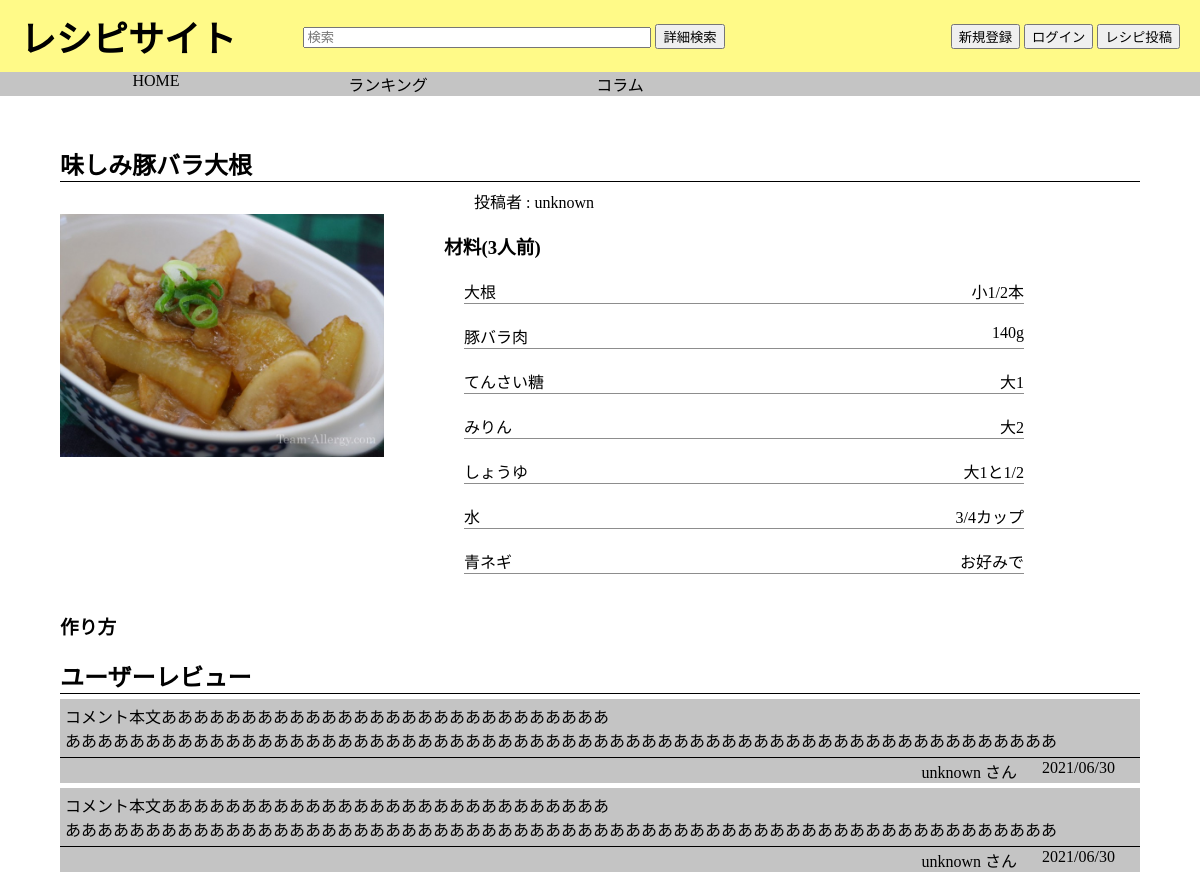
The app's page /recipe.php?recipe_id=2 with its own data.
### tables this page shows
CREATE TABLE `recipes` (
  `recipe_id` int(11) NOT NULL,
  `recipe_name` varchar(100) NOT NULL,
  `recipe_image` varchar(200) DEFAULT NULL,
  `user_id` int(11) NOT NULL,
  `number_of_materials` int(11) NOT NULL,
  `created_at` datetime NOT NULL DEFAULT CURRENT_TIMESTAMP,
  `updated_at` datetime NOT NULL DEFAULT CURRENT_TIMESTAMP ON UPDATE CURRENT_TIMESTAMP
);

CREATE TABLE `materials` (
  `material_id` int(11) NOT NULL,
  `material_name` varchar(100) NOT NULL,
  `material_amount` varchar(100) NOT NULL,
  `recipe_id` int(11) NOT NULL,
  `created_at` datetime NOT NULL DEFAULT CURRENT_TIMESTAMP,
  `updated_at` datetime NOT NULL DEFAULT CURRENT_TIMESTAMP ON UPDATE CURRENT_TIMESTAMP
);

### recipe.php (the view, shortened to what this page needs)
<?php
$options = array(PDO::MYSQL_ATTR_INIT_COMMAND => "SET CHARACTER SET 'utf8'");
try {
  $dbh = new PDO('mysql:host=' . DB_HOST . ';port=' . DB_PORT . ';dbname=' . DB_NAME, DB_USER, DB_PASSWORD, $options);
  $dbh->setAttribute(PDO::ATTR_ERRMODE, PDO::ERRMODE_EXCEPTION);
} catch (PDOException $e) {
  echo $e->getMessage();
  exit;
}
$recipe_id = $_GET['recipe_id'];
$stmt = $dbh->prepare('SELECT * from recipes WHERE  recipe_id = ?');
$stmt->bindParam(1, $recipe_id,PDO::PARAM_INT);
$stmt->execute();
$recipe = $stmt->fetch(PDO::FETCH_ASSOC);
  $stmt = $dbh->prepare('SELECT * from materials WHERE recipe_id = ?');
  $stmt->bindParam(1, $recipe['recipe_id'], PDO::PARAM_INT);
  $stmt->execute();
  $recipe['materials'] = $materials = $stmt->fetchAll(PDO::FETCH_ASSOC);
  $stmt = $dbh->prepare('SELECT * from processes WHERE recipe_id = ?');
  $stmt->bindParam(1, $recipe['recipe_id'], PDO::PARAM_INT);
  $stmt->execute();
  $recipe['prosesses'] = $processes = $stmt->fetchAll(PDO::FETCH_ASSOC);
?>
<!DOCTYPE html>
<html lang="ja">
<head>
  <link rel="stylesheet" href="style.css">
</head>
<body>
  <header>
    <div class="left">
      <h1>レシピサイト</h1>
    </div>
    <div class="center">
      <input type="text" name="serch" placeholder="検索">
      <button>詳細検索</button>
    </div>
    <div class="right">
      <button onclick="location.href='./user-registration/index.php'">新規登録</button>
      <button onclick="location.href='./user-registration/login.php'">ログイン</button>
      <button>レシピ投稿</button>
    </div>
  </header>
  <main>
    <ul id="menu">
      <li>HOME</li>
      <li>ランキング</li>
      <li>コラム</li>
    </ul>
    <div class="title">
      <h2><?php echo $recipe['recipe_name']; ?></h2>
    </div>
    <div id="top">
      <div class="images">
        <img src="./images/recipes/<?php echo $recipe['recipe_image'];  ?>" alt="">
      </div>
      <div class="various">
        <div class="users">
          <p>投稿者 : unknown</p>
        </div>
        <div class="materials">
          <h3>材料(<?php echo $recipe['number_of_materials']; ?>人前)</h3>
          <?php  foreach($recipe['materials'] as $material): ?>
          <div class="material-box">
                  <div class="box-left"><?php echo $material['material_name'] ; ?></div>
                  <div class="box-right"><?php echo $material['material_amount']; ?></div>
          </div>
          <?php endforeach ?>
        </div>
      </div>
    </div>
    <div id="process">
      <h3>作り方</h3>
    </div>
    <div class="user_rev">
      <h2>ユーザーレビュー</h2>
      <div class="rev_con">
        <p>コメント本文ああああああああああああああああああああああああああああ<br>
          ああああああああああああああああああああああああああああああああああああああああああああああああああああああああああああああ
        </p>
        <div class="user_date">
          <div class="rev_user">
            unknown さん
          </div>
          <div class="rev_date">
            2021/06/30
          </div>
        </div>
      </div>
      <div class="rev_con">
        <p>コメント本文ああああああああああああああああああああああああああああ<br>
          ああああああああああああああああああああああああああああああああああああああああああああああああああああああああああああああ
        </p>
        <div class="user_date">
          <div class="rev_user">
            unknown さん
          </div>
          <div class="rev_date">
            2021/06/30
          </div>
        </div>
      </div>
    </div>
  </main>
</body>
</html>

### style.css (style rules this page uses)
html { box-sizing: border-box; }
*, *::before, *::after { box-sizing: inherit; }
body { margin: 0; padding: 0; }
h1 { margin: 0; font-size: 36px; }
img { width: 100%; }
header { margin: 0; padding: 10px 20px; background-color: #FFFA88; display: flex; justify-content: space-between; align-items: center; }
header .center { flex-basis: 50%; }
header input { width: 60%; }
#menu { background-color: #C4C4C4 ; list-style: none; display: flex; margin: 0; }
#menu li { flex-basis: 20%; text-align: center; }
.title { margin: 0 5%; width: 90%; border-bottom: 1px solid ; }
.title h2 { margin-top: 50px; margin-bottom: 0px; }
.images { width: 27%; margin: 2rem 5% ; }
#top { display: flex; }
.users p { margin-top: 7px; margin-left: 5%; }
.various { flex-basis: 50%; }
.material-box { display: flex; justify-content: space-between; flex-wrap: wrap; border-bottom: solid 1px #8D8D8D; margin: 20px; }
.box-left { flex-basis: 80%; }
.box-right { text-align: right; flex-basis: 20%; }
#process { margin-left: 5%; margin-right: 5%; }
.user_rev h2 { margin: 0 5%; width: 90%; border-bottom: 1px solid ; }
.rev_con { background-color: #C4C4C4; margin: 0 5%; width: 90%; }
.rev_con p { border-bottom: 1px solid ; margin-top: 5px; margin-bottom: 0px; padding: 5px; }
.user_date { display: flex; justify-content: flex-end; }
.rev_user, .rev_date { margin-right: 25px; margin-top: 1px; }

### records on screen
recipes: recipe_name "味しみ豚バラ大根", recipe_image (picture), number_of_materials "3"
materials: material_name "大根", material_amount "小1/2本"
materials: material_name "豚バラ肉", material_amount "140g"
materials: material_name "てんさい糖", material_amount "大1"
materials: material_name "みりん", material_amount "大2"
materials: material_name "しょうゆ", material_amount "大1と1/2"
materials: material_name "水", material_amount "3/4カップ"
materials: material_name "青ネギ", material_amount "お好みで"
